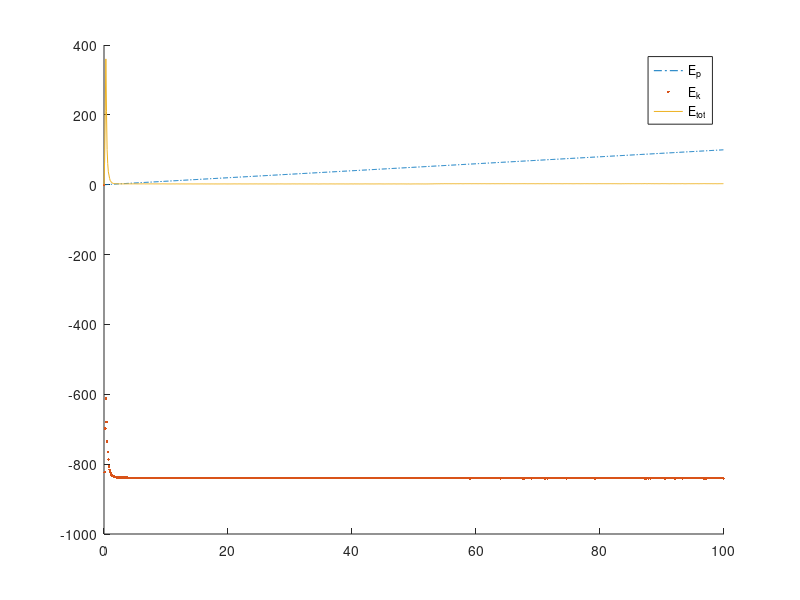

MATLAB code to generate this figure:
%% Plot energies
close all;
clear all;

data = load('energy.dat');

t = data(:,1);
figure(1);
hold on;
plot(t,data(:,1), '-.')
plot(t,data(:,2), '.')
plot(t,data(:,3))
hold off;

legend('E_p', 'E_k', 'E_{tot}');